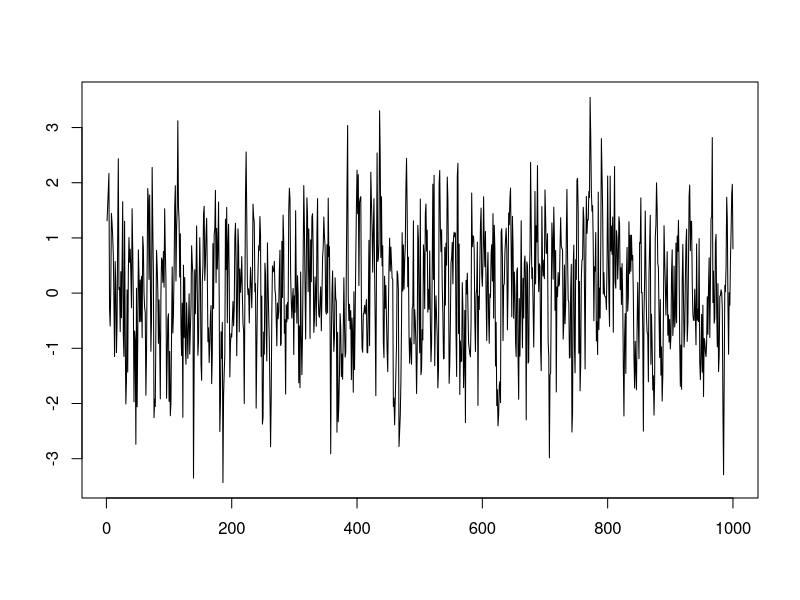
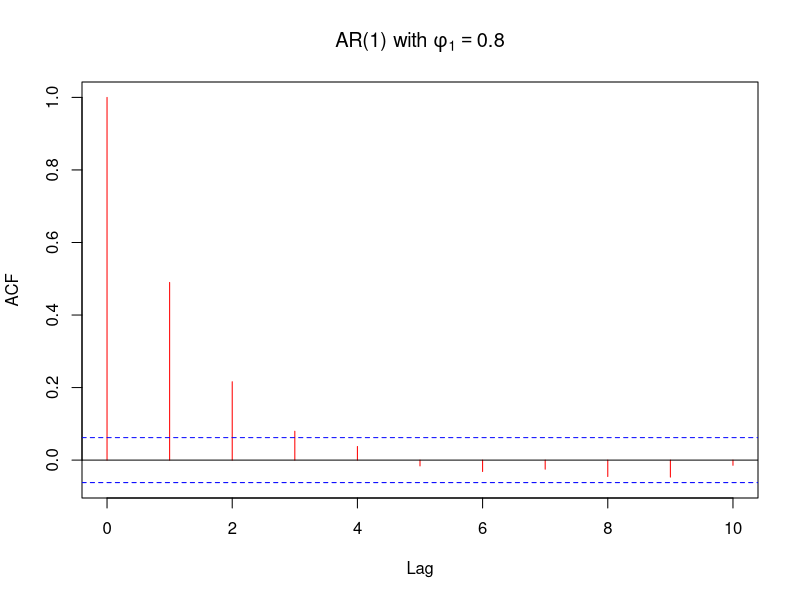
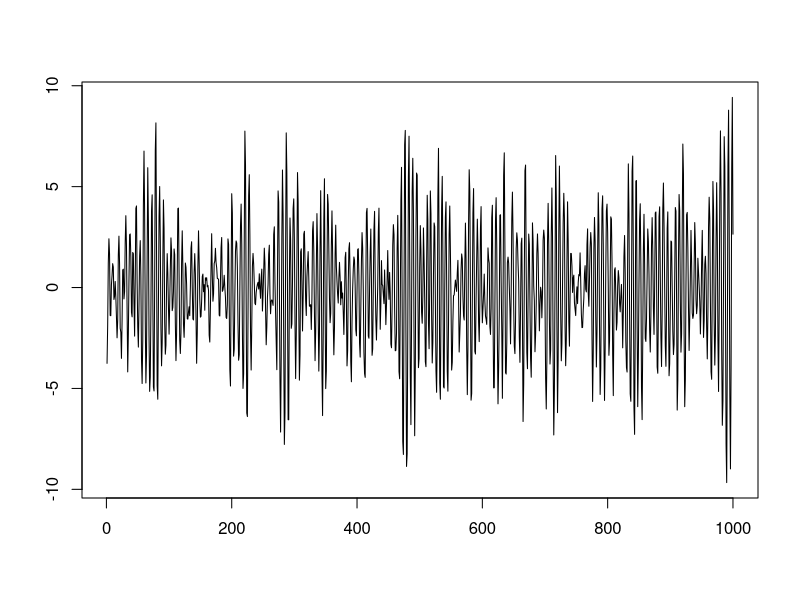
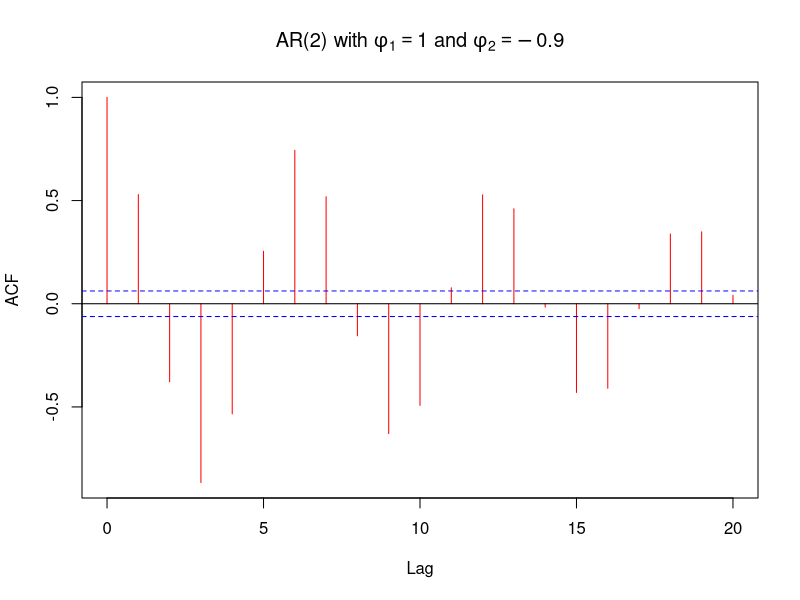
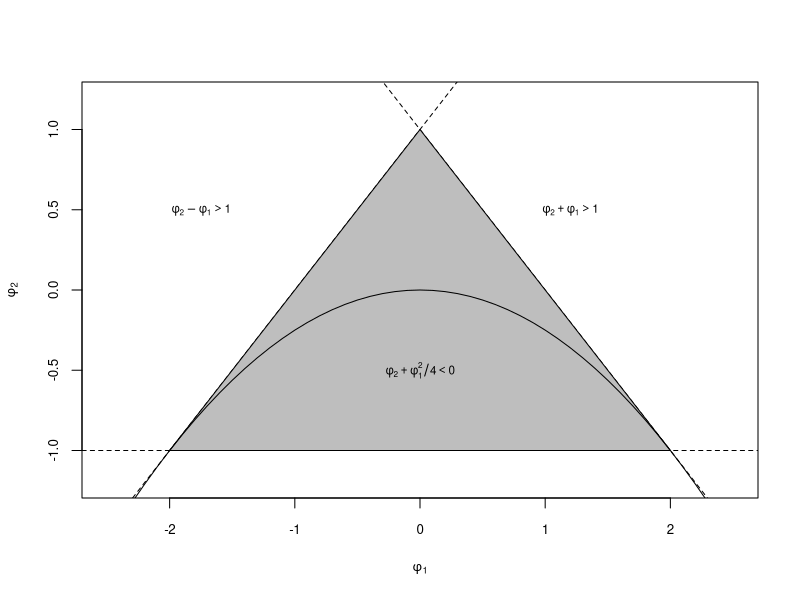
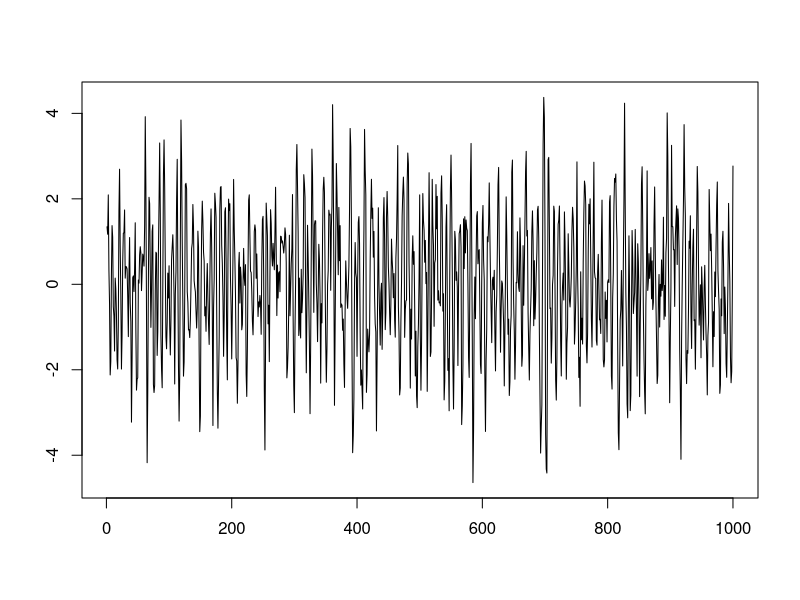
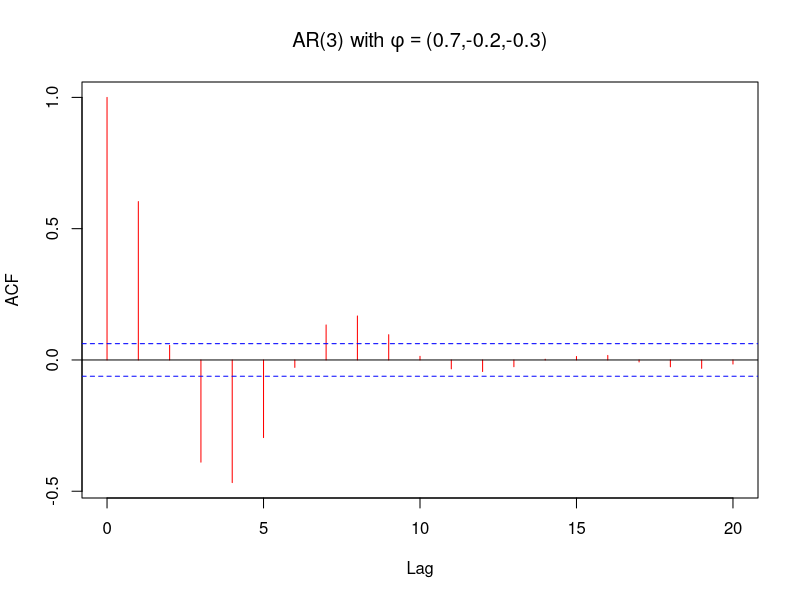
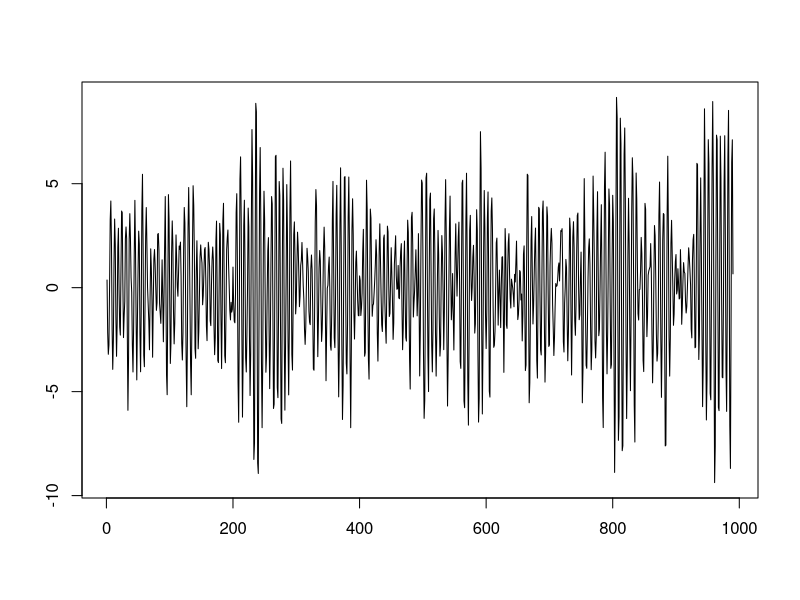

Generate these figures, in order, with R:

#simulation for AR(1) model

data=function(n,theta){
  m=200
  noise=rnorm(n+m)
  r=numeric(m+n)
  
  for (i in 2:(m+n))
    r[i]=theta[2]*r[i-1]+noise[i]
    
    #r[i]=theta[1]+theta[2]*r[i-1]+noise[i]
  
  return(r[-(1:m)])
  
}

n=1000
#theta=c(0.5,0.2)
theta=c(0.0, 0.5)

sample=data(n,theta)

sample[1:100]


plot(sample,main=" ",ylab="",xlab="",type="l")

acf(sample,10,main=expression(paste("AR(1) with ", phi[1]==0.8)),col="red")
#pacf(b,20,main=expression(paste("AR(1) models with ", phi[2]==0.8)),col="red")


Box.test(sample,lag=6,type="Ljung")
Box.test(sample,lag=12,type="Ljung")
Box.test(sample,lag=24,type="Ljung")


########################################### AR(2) model

b=arima.sim(n = 1000, list(ar=c(1,-0.9)))
plot(b,main=" ",ylab="",xlab="",type="l")
acf(b,20,main=expression(paste("AR(2) with ", phi[1]==1," and ",phi[2]==-0.9)),col="red")
#pacf(b,20,main=expression(paste("AR(2) models with ", phi[1]==1," and ",phi[2]==-0.9)),col="red")

            
Box.test(b,lag=6,type="Ljung")
Box.test(b,lag=12,type="Ljung")
Box.test(b,lag=24,type="Ljung")



####stationary region for AR(2) model
phi1 <- seq(from = -2.5, to = 2.5, length = 51) 
plot(phi1,1+phi1,lty="dashed",type="l",xlab="",ylab="",cex.axis=.8,ylim=c(-1.2,1.2))
abline(a = -1, b = 0, lty="dashed")
abline(a = 1, b = -1, lty="dashed")
title(ylab=expression(phi[2]),xlab=expression(phi[1]),cex.lab=.8)
polygon(x = phi1[6:46], y = 1-abs(phi1[6:46]), col="gray")
lines(phi1,-phi1^2/4)
text(0,-.5,expression(phi[2]+phi[1]^2/4<0),cex=.7)
text(1.2,.5,expression(phi[2]+phi[1]>1),cex=.7)
text(-1.75,.5,expression(phi[2]-phi[1]>1),cex=.7)

############### AR(3)model #######################

b=arima.sim(n = 1000, list(ar=c(0.7,-0.2,-0.3)))

plot(b,main=" ",ylab="",xlab="",type="l")

acf(b,20,main=expression(paste("AR(3) with ", phi=="(0.7,-0.2,-0.3)" )),col="red")
#pacf(b,20,main=expression(paste("AR(3) with ", phi=="(0.7,-0.2,-0.3)" )),col="red")





###################################################################################


vw=arima.sim(n = 1000, list(ar=c(1,-0.9)))

length(vw)#1000
vw1=vw[1:990]

plot(vw1,main=" ",ylab="",xlab="",type="l")
acf(vw1,20,main=expression(paste("AR(2) with ", phi[1]==1," and ",phi[2]==-0.9)),col="red")
#pacf(b,20,main=expression(paste("AR(2) models with ", phi[1]==1," and ",phi[2]==-0.9)),col="red")


Box.test(vw1,lag=6,type="Ljung")
Box.test(vw1,lag=12,type="Ljung")
Box.test(vw1,lag=24,type="Ljung")



ar3=arima(vw1,order=c(2,0,0),fixed=c(NA,NA,0))
ar3

Box.test(ar3$residuals,lag=12,type="Ljung")
# Box-Ljung test
 
# data:  ar3$residuals
# X-squared = 3.0561, df = 12
pv=1-pchisq(3.0561,10)
pv


fore=predict(ar3,10)

fore

U=append(vw[990],fore$pred+1.96*fore$se)
L=append(vw[990],fore$pred-1.96*fore$se)
U
L


plot(1:25,vw[976:1000],ylim=c(-10,10),type="o",ylab="",xlab="",main="Forecasting")
lines(15:25,append(vw[990],fore$pred),type="o",col="red")
lines(15:25, U,type="l",col="blue")
lines(15:25, L,type="l",col="blue")
#points(temp.date[2:7],p,type="o")
legend(x="topleft",c("True returns","prediction"),lty=c(1,1),pch=c(1,1),col=c("black","red"))



